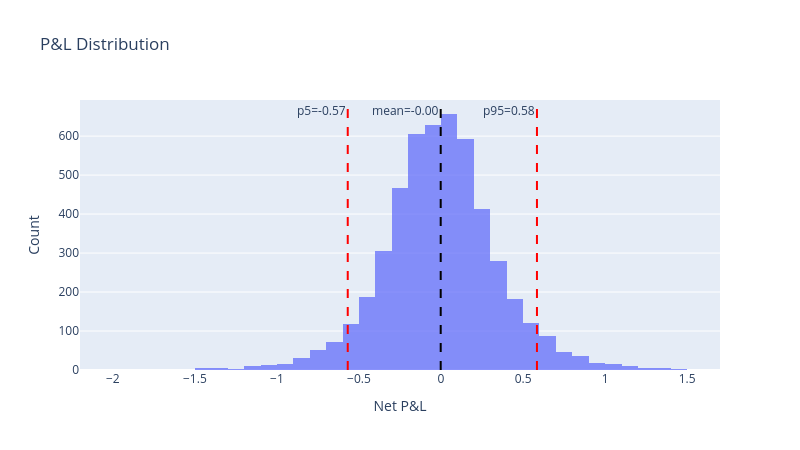

The code cell stored with this chart in its notebook:
### Markdown cell above
## P&L Distribution Across Monte Carlo Paths
Histogram with mean, median, and 5th/95th percentile markers; optional overlay for multiple frequencies.

### Code cell
res_mc = simulate_delta_hedge_paths_mc(
    S0=S0, K=K, r=r, sigma_real=sigma_real, sigma_imp=sigma_imp, T=T,
    n_steps=n_steps_default, n_paths=n_paths, seed=GLOBAL_SEED+3, transaction_cost_bps=transaction_cost_bps
)

pnl = res_mc['pnl']
mean_val = float(np.mean(pnl))
median_val = float(np.median(pnl))
p5, p95 = np.percentile(pnl, [5, 95])

fig2 = px.histogram(x=pnl, nbins=60, opacity=0.75, title='P&L Distribution')
for x, name, color in [
    (mean_val, f"mean={mean_val:.2f}", 'black'),
    (p5, f"p5={p5:.2f}", 'red'),
    (p95, f"p95={p95:.2f}", 'red'),
]:
    fig2.add_vline(x=x, line_dash='dash', line_color=color, annotation_text=name, annotation_position='top left')

fig2.update_layout(xaxis_title='Net P&L', yaxis_title='Count', width=800, height=450)
fig2.show()

### Figure 1 — Plotly figure (JSON) as saved in the notebook; plotly's stock layout.template omitted (floating-point values rounded to 4 significant figures; data arrays with more than 128 entries replaced by an {"elided": "..."} marker saying what was removed)
{"data": [{"bingroup": "x", "hovertemplate": "x=%{x}<br>count=%{y}<extra></extra>", "legendgroup": "", "marker": {"color": "#636efa", "opacity": 0.75, "pattern": {"shape": ""}}, "name": "", "nbinsx": 60, "orientation": "v", "showlegend": false, "type": "histogram", "x": {"elided": "5000 float values"}, "xaxis": "x", "yaxis": "y"}], "layout": {"annotations": [{"showarrow": false, "text": "mean=-0.00", "x": -0.001959, "xanchor": "right", "xref": "x", "y": 1, "yanchor": "top", "yref": "y domain"}, {"showarrow": false, "text": "p5=-0.57", "x": -0.5685, "xanchor": "right", "xref": "x", "y": 1, "yanchor": "top", "yref": "y domain"}, {"showarrow": false, "text": "p95=0.58", "x": 0.5846, "xanchor": "right", "xref": "x", "y": 1, "yanchor": "top", "yref": "y domain"}], "barmode": "relative", "height": 450, "legend": {"tracegroupgap": 0}, "shapes": [{"line": {"color": "black", "dash": "dash"}, "type": "line", "x0": -0.001959, "x1": -0.001959, "xref": "x", "y0": 0, "y1": 1, "yref": "y domain"}, {"line": {"color": "red", "dash": "dash"}, "type": "line", "x0": -0.5685, "x1": -0.5685, "xref": "x", "y0": 0, "y1": 1, "yref": "y domain"}, {"line": {"color": "red", "dash": "dash"}, "type": "line", "x0": 0.5846, "x1": 0.5846, "xref": "x", "y0": 0, "y1": 1, "yref": "y domain"}], "title": {"text": "P&L Distribution"}, "width": 800, "xaxis": {"anchor": "y", "domain": [0, 1], "title": {"text": "Net P&L"}}, "yaxis": {"anchor": "x", "domain": [0, 1], "title": {"text": "Count"}}}}
